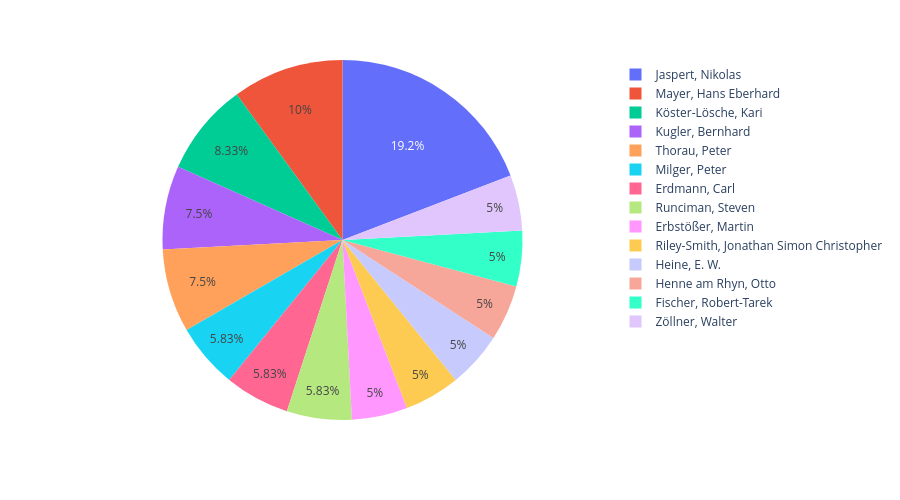

Notebook cell for this chart:
### Code cell
fig2 = px.pie(df_authors, values='counts', names='author', height=500)
#fig2.update_traces(textposition='inside', textinfo='percent+label')
fig2.show() #Mit der Funktion .show() wird der fertige Graph angezeigt.

### Figure 1 — Plotly figure (JSON) as saved in the notebook; plotly's stock layout.template omitted (floating-point values rounded to 4 significant figures)
{"data": [{"domain": {"x": [0, 1], "y": [0, 1]}, "hovertemplate": "author=%{label}<br>counts=%{value}<extra></extra>", "labels": ["Jaspert, Nikolas", "Mayer, Hans Eberhard", "Köster-Lösche, Kari", "Kugler, Bernhard", "Thorau, Peter", "Milger, Peter", "Erdmann, Carl", "Runciman, Steven", "Erbstößer, Martin", "Riley-Smith, Jonathan Simon Christopher", "Heine, E. W.", "Henne am Rhyn, Otto", "Fischer, Robert-Tarek", "Zöllner, Walter"], "legendgroup": "", "name": "", "showlegend": true, "type": "pie", "values": [23, 12, 10, 9, 9, 7, 7, 7, 6, 6, 6, 6, 6, 6]}], "layout": {"height": 500, "legend": {"tracegroupgap": 0}, "margin": {"t": 60}}}
